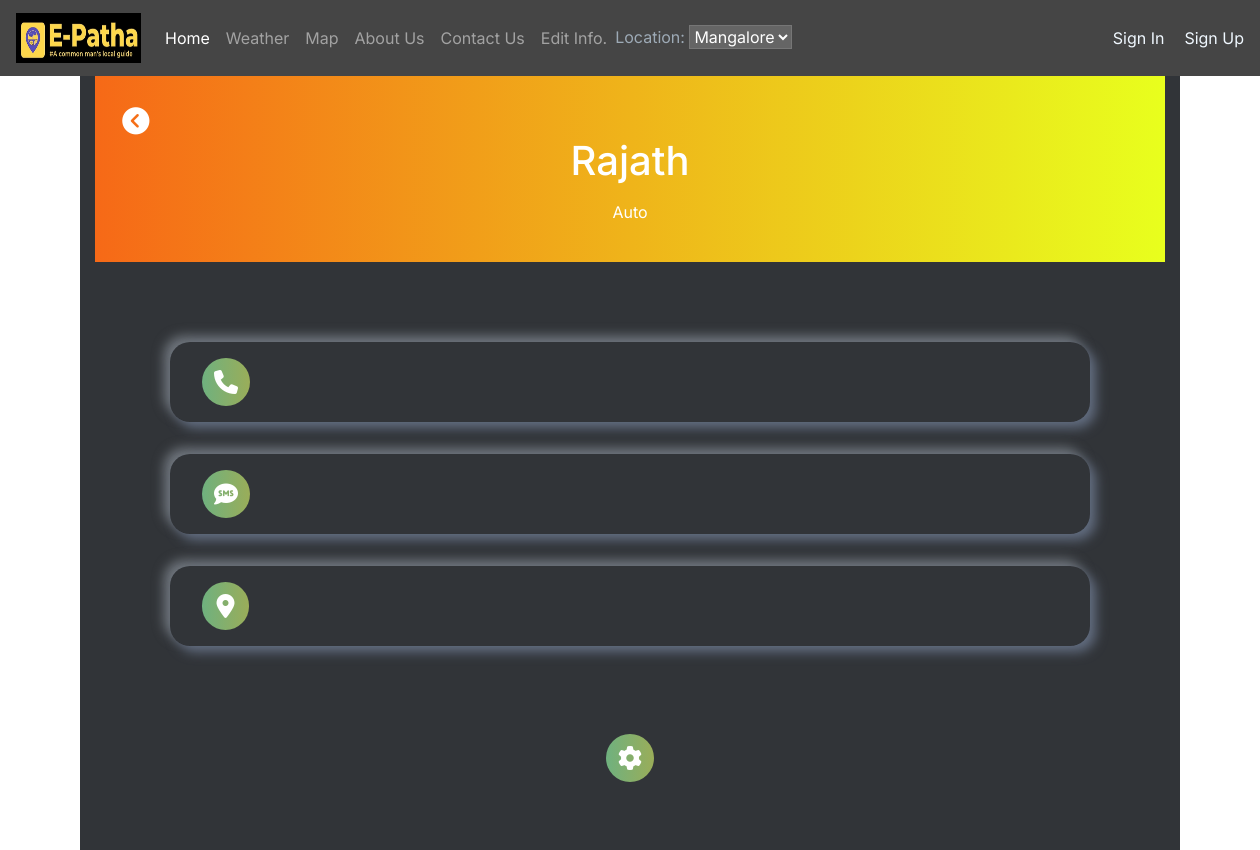
The app's page /contacts/profile/15, older data.
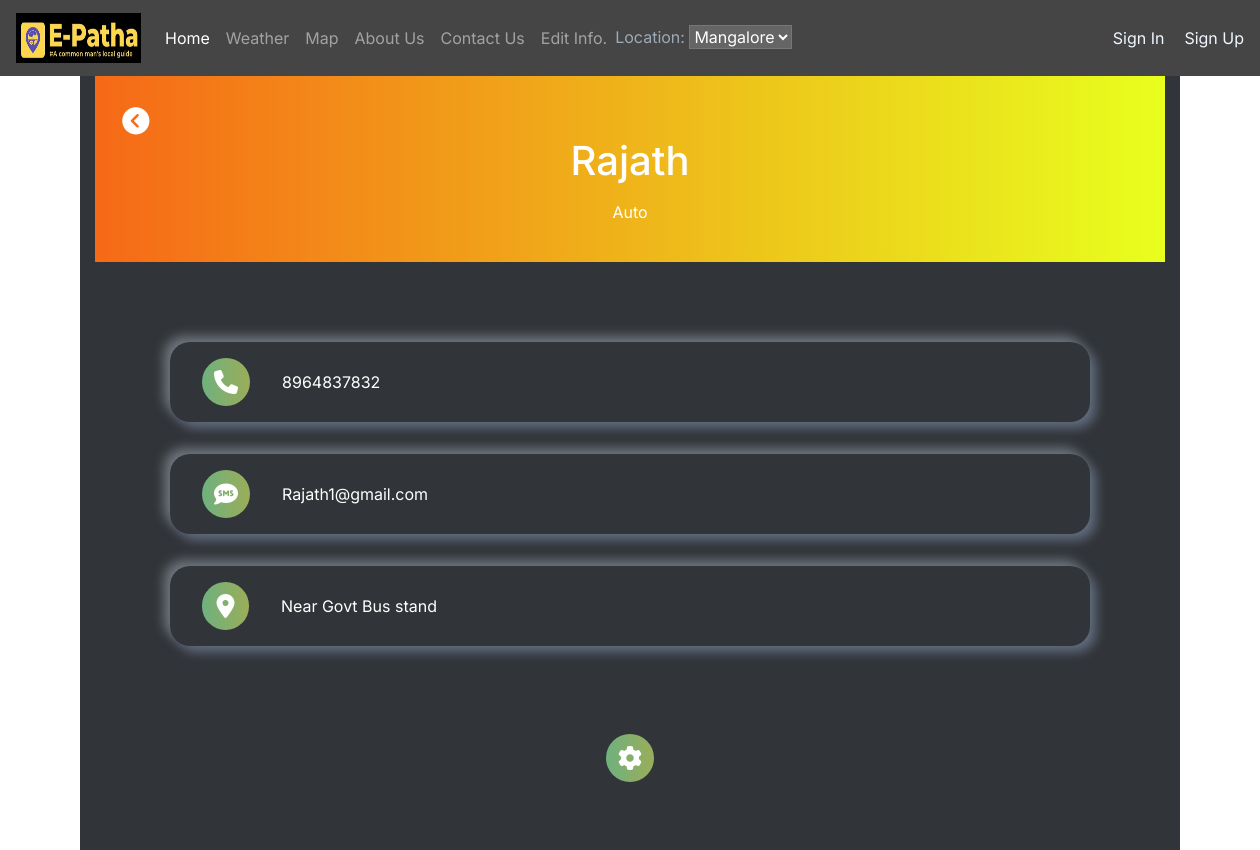
The same page, newer data.
### contacts/models.py (models this page shows, shortened)
class Contact(models.Model):
    full_name = models.CharField(max_length=250)
    occupation = models.CharField(max_length=250)
    email = models.EmailField(max_length=254,default="")
    phone_number = models.CharField(max_length=20)
    address = models.CharField(max_length=1000)

### contacts/views.py (the view)
# urls.py: path('profile/<str:pk>', views.contactProfile, name='profile'),
def contactProfile(request, pk):
    contact = Contact.objects.get(id=pk)
    return render(request, 'contact-profile.html', {'contact':contact})

### templates/contact-profile.html (shortened to what this page needs)
{% extends 'base1.html' %}
{% block body1 %}
	<div class="container" style="max-width:1100px;">
		<header class="hero">
			<a href="{% url 'indexx' %}">
				<i class="fas fa-chevron-circle-left back-btn"></i>
			</a>
			<div class="hero-info">
				<h1 class="name">{{ contact.full_name | title }}</h1>
				<p class="occupation">{{ contact.occupation | title }}</p>
			</div>
		</header>
		<section class="contact-info">
			<div class="info-line">
				<i class="fas fa-phone icon-gradient"></i>
				<p class="phone-number">{{ contact.phone_number }}</p>
			</div>
			<div class="info-line">
				<i class="fas fa-sms icon-gradient"></i>
				<p class="sms">{{ contact.email }}</p>
			</div>
			<div id="address-info" class="info-line">
				<i id="location" class="fas fa-map-marker-alt icon-gradient"></i>
				<p class="address">{{ contact.address }}</p>
			</div>
		</section>
		<a href="{% url 'edit-contact' contact.id %}">
			<section class="edit-contact">
				<div class="edit-button">
					<i class="fas fa-cog icon-gradient"></i>
				</div>
			</section>
		</a>
	</div>
{% endblock %}

Row changes from the older to the newer data that the page shows:
changed Contact "Rajath": phone_number (not shown) → "8964837832"; email (not shown) → "Rajath1@gmail.com"; address (not shown) → "Near Govt Bus stand"
